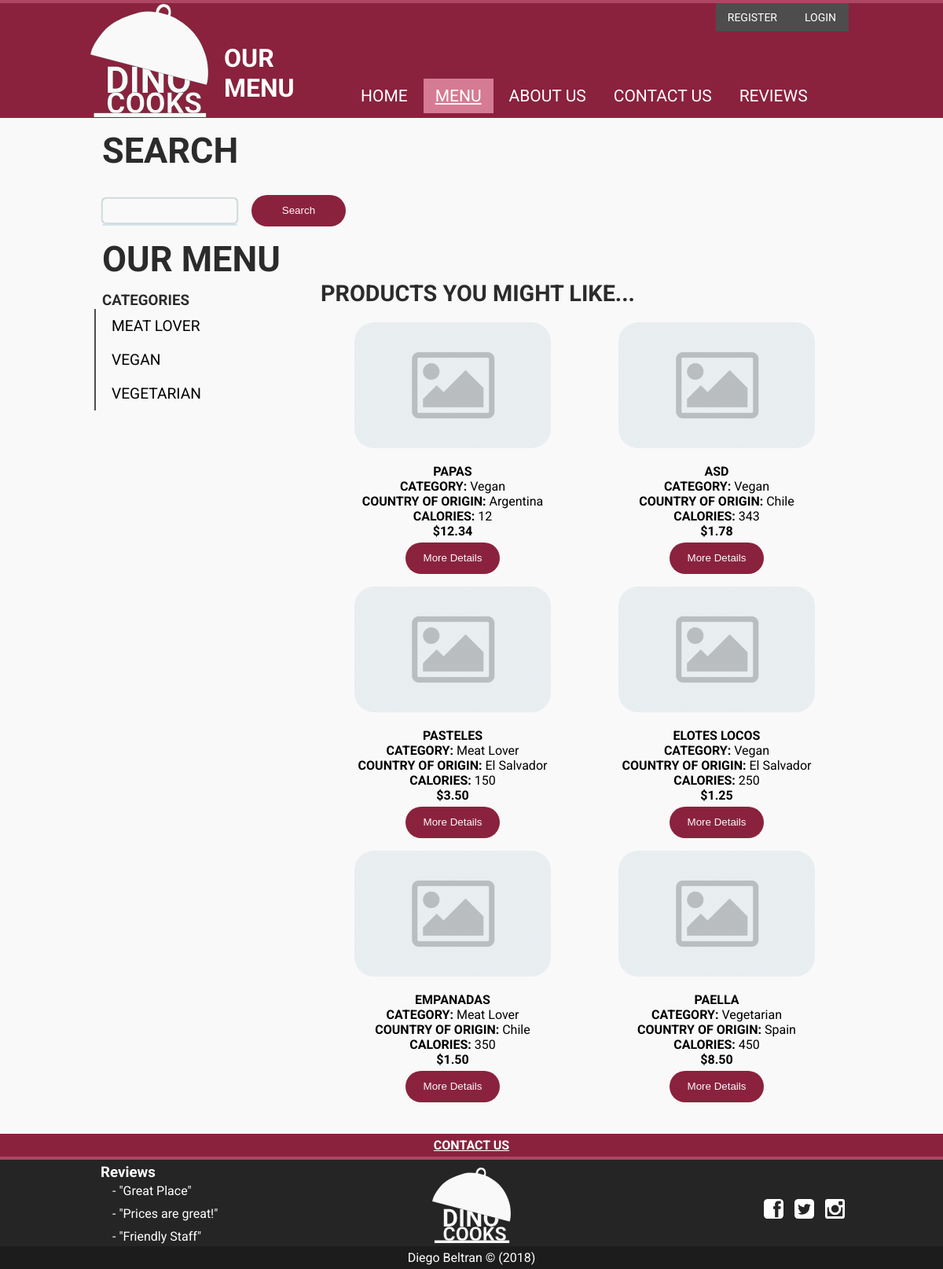
/?page=services, run on the app's committed database.
### tables this page shows
CREATE TABLE `category` (
  `category_id` int(11) NOT NULL,
  `name` varchar(255) NOT NULL,
  `created_at` datetime NOT NULL DEFAULT current_timestamp()
);

CREATE TABLE `product` (
  `product_id` int(11) NOT NULL,
  `category_id` int(11) DEFAULT NULL,
  `country_of_origin_id` int(11) DEFAULT NULL,
  `product_name` varchar(100) DEFAULT NULL,
  `price` decimal(5,2) DEFAULT NULL,
  `description` mediumtext DEFAULT NULL,
  `more_details` varchar(255) DEFAULT NULL,
  `shipping_availability` tinyint(1) DEFAULT NULL,
  `in_stock` tinyint(1) DEFAULT NULL,
  `re_stock` tinyint(1) DEFAULT NULL,
  `weight` decimal(5,2) DEFAULT NULL,
  `color` varchar(255) DEFAULT NULL,
  `smell` tinyint(1) DEFAULT NULL,
  `image` varchar(255) DEFAULT NULL,
  `calories` int(11) DEFAULT NULL,
  `nutritional_values` varchar(255) DEFAULT NULL,
  `chef` varchar(100) DEFAULT NULL,
  `supplier` varchar(255) DEFAULT NULL,
  `ingredients` varchar(255) DEFAULT NULL,
  `date_made` datetime NOT NULL DEFAULT current_timestamp(),
  `created_at` datetime NOT NULL DEFAULT current_timestamp(),
  `updated_at` datetime DEFAULT NULL
);

CREATE TABLE `country_of_origin` (
  `country_of_origin_id` int(11) NOT NULL,
  `name` varchar(255) NOT NULL,
  `created_at` datetime NOT NULL DEFAULT current_timestamp()
);

### controllers/services.php (called while the page is built, shortened)
<?php
$title = 'Our Menu';
$slug = "services";
require APP . '/models/product_model.php';
if(!empty($_GET['category_id'])) {
  $products = getProductByCategory($dbh, $_GET['category_id']);
  $sub_title = 'Products by category: ' . $products[0]['category'];
} else if(!empty($_GET['search'])){
  $products = seachProducts($dbh, $_GET['search']);
  $sub_title = 'Products like: ' . $_GET['search'];
}
else {
  $products = getRandomProducts($dbh, 6);
  $sub_title = 'Products you might like...';
}
require APP . '/models/category_model.php';
$categories = getCategories($dbh);
require APP . '/views/services.php';

### models/category_model.php (called while the page is built, shortened)
<?php
function getCategories($dbh){
  $query = "SELECT
            DISTINCT
            category_id,
            name
            FROM
            category
            JOIN product USING(category_id)
            ORDER BY
            name ASC";
  $stmt = $dbh->prepare($query);
  $stmt->execute();
  return $stmt->fetchAll(PDO::FETCH_ASSOC);
}

### models/product_model.php (called while the page is built, shortened)
<?php
function getRandomProducts($dbh, $limit)
{
	$query = "SELECT
      product.product_id,
      product.product_name,
      category.name AS category,
      country_of_origin.name AS country_of_origin,
      product.price,
      product.description,
      product.more_details,
      product.shipping_availability,
      product.in_stock,
      product.re_stock,
      product.image,
      product.calories,
      product.nutritional_values,
      product.chef,
      product.supplier,
      product.ingredients
  FROM
      product
  JOIN category USING(category_id)
  JOIN country_of_origin USING(country_of_origin_id)
  ORDER BY RAND() LIMIT :limit";
	$stmt = $dbh->prepare($query);
	$stmt->bindValue(':limit', $limit, PDO::PARAM_INT);
	$stmt->execute();
	return $stmt->fetchAll(PDO::FETCH_ASSOC);
}

### views/inc/products.inc.php (the view, shortened to what this page needs)
<?php foreach($products as $row) : ?>
    <div class="product">
      <div class="img">
        <a title="<?=$row['product_name'];?>" href="?page=detail&product_id=<?=$row['product_id']?>">
          <img src="/images/default_img.jpg" alt="<?=$row['product_name'];?>" width="250" height="160" />
        </a>
      </div>
      <div class="item-content">
        <p>
          <strong><?=$row['product_name'];?></strong><br/>
          <strong>category: </strong> <?=$row['category'];?><br/>
          <strong>country of origin: </strong><?=$row['country_of_origin'];?><br/>
          <strong>calories: </strong><?=$row['calories'];?><br/>
          <strong>$<?=$row['price'];?></strong><br/>
        </p>
        <form action="?page=detail&product_id=<?=$row['product_id']?>" method="post">
          <button type="submit">more details</button>
        </form>
      </div>
    </div>
  <?php endforeach; ?>

### public/index.php (shortened to what this page needs)
<?php
$allowed_routes = array('home', 'services', 'about',
                        'contact', 'reviews', 'register',
                        'profile', 'order_online', 'login',
                        'logout', 'detail', 'cart', 'kitchen',
                        'a_products', 'a_invoice','a_customers', 'product_edit', 'edited',
                        'product_create', 'product_delete', 'search',
                        'customer_edit', 'customer_delete', 'checkout','payment',
                        'thanks', 'admin');
if(!isset($_GET['page'])){
  include APP . '/controllers/home.php';
} else if(in_array($_GET['page'], $allowed_routes)){
  include APP . '/controllers/' . $_GET['page'] . '.php';
} else {
  header('HTTP/1.0 404 Not Founf');
  die('ERROR 404');
  include APP . '/controllers/error_handle.php';
}
?>

### views/inc/header.inc.php (shortened to what this page needs)
<!doctype html>
<html lang="en">
  <head>
    <link rel="stylesheet" href="owlcarousel/assets/owl.carousel.min.css">
    <link rel="stylesheet" href="owlcarousel/assets/owl.theme.default.min.css">
		<link rel="stylesheet"
		      type="text/css"
					href="styles/stylesheet_desktop.css"
					media="screen and (min-width: 768px)"
		/>
    <link rel="stylesheet"
		      type="text/css"
					href="styles/stylesheet_menu.css"
					media="screen and (min-width: 768px)"
		/>
    <link rel="stylesheet"
		      type="text/css"
					href="styles/stylesheet_cart.css"
					media="screen and (min-width: 768px)"
		/>
		<link rel="stylesheet"
		      type="text/css"
					href="styles/stylesheet_mobile.css"
					media="screen and (max-width: 767px)"
		/>
		<link rel="stylesheet"
		      type="text/css"
					href="styles/stylesheet_print.css"
					media="print"
		/>
</head>
<body id="<?=$slug?>">
	  <div id="wrapper">
		  <header>
			  <div id="logo_tagline">
				  <div id="logo">
            <a href="?page=home">
              <?php include '../views/inc/logo.svg.php';?>
            </a>
          </div>
					<div id="tagline"><h1><?=$title?></h1></div>
				</div>
			  <?php include '../views/inc/nav.inc.php';?>
			</header>
			<div id="content">

### views/inc/logo.svg.php (shortened to what this page needs)
<svg xmlns="http://www.w3.org/2000/svg" viewBox="0 0 635.76 647.29">
  <g class="DINO">
    <text class="cls-1" transform="translate(80.29 479.99)">DINO</text>
  </g>
  <g class="COOKS">
    <text class="cls-2" transform="translate(85.64 588.11)">COOKS</text>
  </g>
</svg>

### views/inc/nav.inc.php (shortened to what this page needs)
<nav>
<div id="menu">
  <ul id="navlist">
    <li><a href="?page=home" class="pg_one" title="<?=$title?> Page">home</a></li>
    <li><a href="?page=services" class="pg_two" title="Service Page">Menu</a></li>
    <li><a href="?page=about" class="pg_three" title="About Page">about us</a></li>
    <li><a href="?page=contact" class="pg_four" title="Contact Page">contact us</a></li>
    <li><a href="?page=reviews" class="pg_five" title="Reviews">reviews</a></li>
  </ul>
<?php if (isset($_SESSION['admin'])) {
  echo "<ul id=\"menu-reg-log\">
          <li><a href=\"?page=kitchen\" title=\"register\">admin panel</a></li>
          <li><a href=\"?page=logout\" title=\"login\">logout</a></li>
        </ul>";
} elseif(!isset($_SESSION['logged_in'])){
  echo "<ul id=\"menu-reg-log\">
          <li><a href=\"?page=register\" title=\"register\">register</a></li>
          <li><a href=\"?page=login\" title=\"login\">login</a></li>
        </ul>";
}  else {
  echo "<ul id=\"menu-reg-log\">
          <li><a href=\"?page=profile\" title=\"profile\">profile</a></li>
          <li><a href=\"?page=logout\" title=\"register\">logout</a></li>
        </ul>";
}?>
</div>
</nav>

### views/services.php (shortened to what this page needs)
<?php
require '../views/inc/header.inc.php';
?>
				<h2>Search</h2>
				<h3><?=((!empty($_SESSION['error'])) ? $_SESSION['error'] :  '')?></h3>
				<h3><?=((!empty($_SESSION['admin_error'])) ? $_SESSION['admin_error'] :  '')?></h3>
				<?php require '../views/inc/search.inc.php';?>
			  <h2><?=$title?></h2>
				<?php require '../views/inc/menu.inc.php'?>
			</div>
		</div>
		<?php include '../views/inc/footer.inc.php';?>
	</body>
</html>

### views/inc/search.inc.php
<div class="search">
  <form id="search_form" action="/" method="get" autocomplete="off" novalidate>
    <input type="text" name="search" maxlength="255" />&nbsp;
    <button type="submit">search</button>
  </form>
  <div id="live_search">
  </div>
</div>

### views/inc/menu.inc.php (shortened to what this page needs)
<div id="products">
  <?php require '../views/inc/category.inc.php';?>
  <div id="products_list">
    <h3 id="sub_title"><?=$sub_title?></h3>
    <?php require '../views/inc/products.inc.php' ?>
  </div>
</div>

### views/inc/category.inc.php
<div id="category">
  <h3 >categories</h3>
  <ul>
    <?php foreach($categories as $category) : ?>
    <li>
      <a href="/?page=services&category_id=<?php echo $category['category_id']?>">
        <?php echo $category['name']?>
      </a>
    </li>
    <?php endforeach; ?>
  </ul>
</div>

### views/inc/footer.inc.php
<footer>
  <div id="credits"><div id="contact_sec"><a href="?page=contact" title="contact us">Contact us</a></div></div>
  <div id="bottom_div"></div>
  <div id="footer_items">
    <div id="inside_items">
      <div id="reviews_footer" style="margin-left: 8px;">
        <h3>Reviews</h3>
        <p>- "Great Place"</p>
        <p>- "Prices are great!"</p>
        <p>- "Friendly Staff"</p>
      </div>
      <div id="logo_bottom">
        <a href="?page=home">
          <?php include '../views/inc/logo.svg.php';?>
        </a>
      </div>
      <div id="socialmedia">
        <div id="sm_fb"><a href="#" title="facebook"></a></div>
        <div id="sm_tw"><a href="#" title="twitter"></a></div>
        <div id="sm_ig"><a href="#" title="instagram"></a></div>
      </div>
    </div>
  </div>
  <div id="copyright">Diego Beltran &copy; (2018)</div>
</footer>

### public/styles/stylesheet_desktop.css (style rules this page uses)
svg { fill: #fff; stroke: #000; stroke-width: 1px; width: 150px; }
div { box-sizing: border-box; }
body { box-sizing: border-box; font-family: 'Roboto', Arial, sans-serif; font-size: 16px; margin: 0; background-color: #f9f9f9; height: auto; }
#wrapper { margin: 0 auto; background-color: #f9f9f9; width: 960px; }
header { height: 150px; background-color: #8a223d; position: relative; width: 100%; }
header #logo_tagline { position: absolute; left: -5px; top: 5px; height: 140px; width: 150px; color: #fff; text-transform: uppercase; font-size: 30px; font-weight: bold; }
header #tagline { left: 150px; top: 50px; position: absolute; transition: all .3s ease-in-out; }
header #tagline h1 { margin: 0; padding: 0; font-size: 2rem; font-weight: 700; padding-left: 20px; }
body#home nav ul li a.pg_one, body#services nav ul li a.pg_two, body#about_us nav ul li a.pg_three, body#contact_us nav ul li a.pg_four, body#reviews nav ul li a.pg_five { text-decoration: underline; background-color: #D57B93; }
nav { min-height: 45px; position: relative; top: 100px; white-space: nowrap; }
nav ul { margin: 0; padding: 0; padding-left: 324px; list-style: none; transition: all .3s ease-in-out; }
nav ul li { font-size: 21px; display: inline-block; margin-right: 1px; }
nav ul li a { text-decoration: none; text-align: center; text-transform: uppercase; color: #fff; border: none; display: block; padding: 10px 15px; transition: all .3s ease-in-out; }
#content { width: 100%; }
footer { color: #fff; clear: both; margin-top: 2%; }
footer #credits { padding: 5px 0; min-height: 10px; background-color: #8A223E; text-align: center; text-transform: uppercase; font-weight: 700; }
footer #credits #contact_sec a { text-align: center; text-transform: uppercase; color: #fff; border: none; display: block; }
footer #bottom_div { height: 4px; background-color: #AD4662; }
footer #reviews_footer { position: absolute; }
footer #reviews_footer h3 { margin: 0; margin-bottom: 3px; display: block; }
footer #reviews_footer p { margin: 0; margin-left: 15px; margin-bottom: 10px; padding: 0; display: block; }
footer #footer_items { padding: 5px 0; min-height: 50px; background-color: #252525; }
footer #inside_items { margin: 0 auto; width: 960px; position: relative; }
footer #logo_bottom { padding: 5px 0; height: 100px; width: 100px; margin: 0 auto; }
#logo_bottom svg { fill: #fff; stroke: #000; stroke-width: 1px; width: 100px; }
footer #copyright { padding: 5px 0; min-height: 2px; background-color: #1c1c1c; text-align: center; width: 100%; }
#socialmedia { position: absolute; right: 0px; top: 40px; }
#socialmedia div { margin: 5px; display: inline-block; }
#socialmedia div a { display: inline-block; background-position: center; width: 25px; height: 25px; }
#socialmedia #sm_fb a { background-image: url(../images/facebook.svg); background-repeat: no-repeat; }
#socialmedia #sm_tw a { background-image: url(../images/twitter.svg); background-repeat: no-repeat; }
#socialmedia #sm_ig a { background-image: url(../images/instagram.svg); background-repeat: no-repeat; }
#wrapper h2 { font-size: 45px; font-weight: 700; }
#wrapper h2, #wrapper h3 { color: #2b2b2b; padding: 10px; padding-top: 15px; padding-bottom: 0; margin: 0; text-transform: uppercase; font-weight: 700; }
.img { top: 20px; }
#content { position: relative; }
#menu #menu-reg-log { padding: 0; margin: 0; background-color: #4d4d4d; display: inline-block; position: absolute; top: -96px; right: 0px; }
#menu #menu-reg-log li { font-size: 14px; }

### public/styles/stylesheet_print.css (style rules this page uses)
body { font-family: 'Roboto', Arial, sans-serif; }

### views/inc/header.inc.php (style rules this page uses)
#wrapper #content { height: 100%; }

### views/inc/logo.svg.php (style rules this page uses)
.cls-1 { font-size:199.23px; }
.cls-1,.cls-2,.cls-4,.cls-5 { fill:#f9f9f9; }
.cls-1,.cls-2 { font-family:'Cousine-Bold', 'Cousine';font-weight:700; }
.cls-2 { font-size:157.2px; }

### data on the page
category: name "MEAT LOVER"
category: name "VEGAN"
category: name "VEGETARIAN"
product: product_name "PAPAS", category.name "Vegan", country_of_origin.name "Argentina", calories "12", price "12.34"
product: product_name "ASD", category.name "Vegan", country_of_origin.name "Chile", calories "343", price "1.78"
product: product_name "PASTELES", category.name "Meat Lover", country_of_origin.name "El Salvador", calories "150", price "3.50"
product: product_name "ELOTES LOCOS", category.name "Vegan", country_of_origin.name "El Salvador", calories "250", price "1.25"
product: product_name "EMPANADAS", category.name "Meat Lover", country_of_origin.name "Chile", calories "350", price "1.50"
product: product_name "PAELLA", category.name "Vegetarian", country_of_origin.name "Spain", calories "450", price "8.50"

### other printed values
$title "OUR MENU"
$sub_title "PRODUCTS YOU MIGHT LIKE..."
